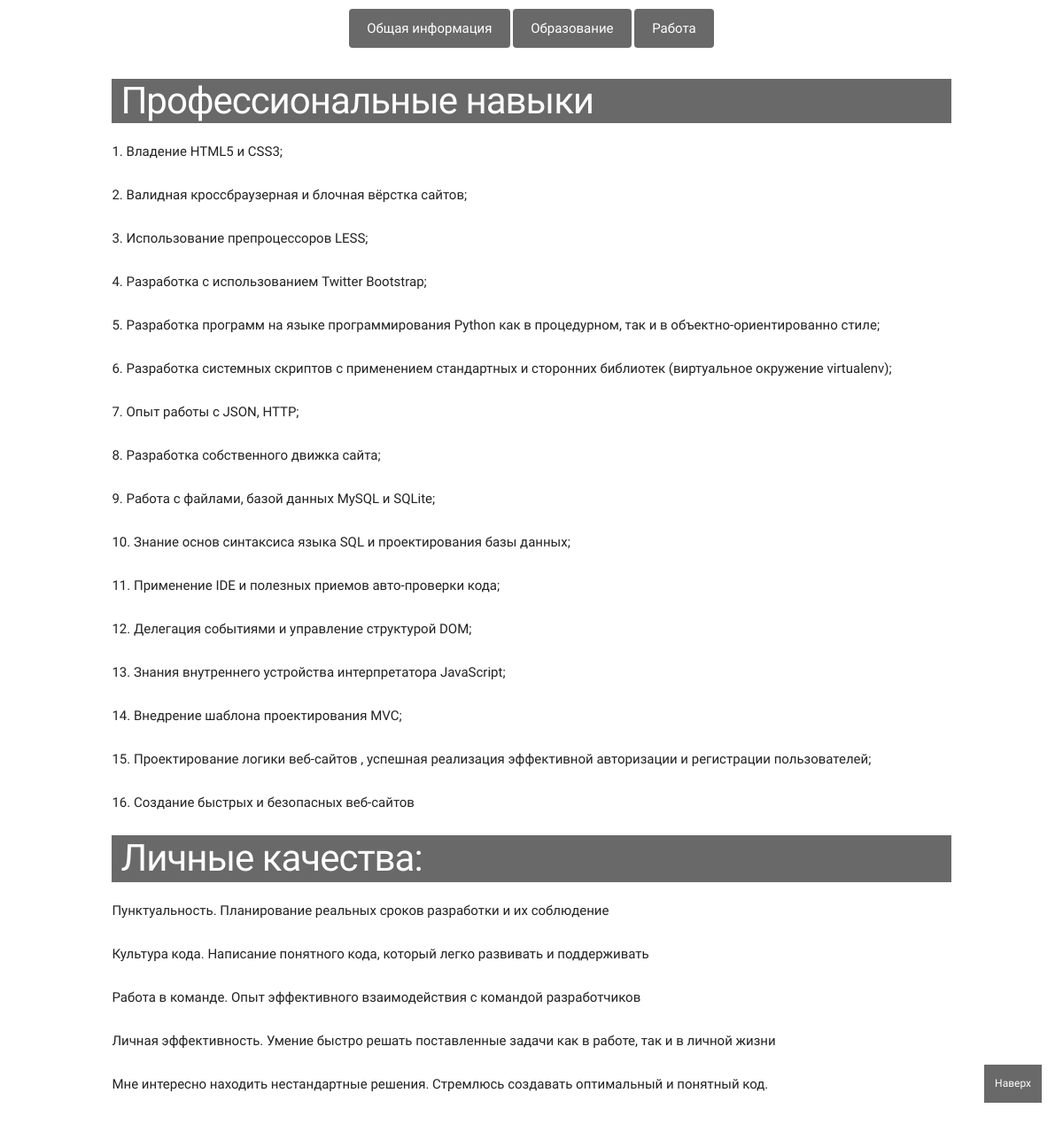
Page /work/ on the committed database.
### main_app/models.py (models this page shows, shortened)
class Skills(models.Model):
    group = models.CharField(verbose_name='Группа', max_length=32)
    categorized = models.CharField(verbose_name='Категория', max_length=32)

### main_app/views.py (the view)
# urls.py: url(r'^work/$', work, name='work')
def work(request):
    records = Skills.objects.all()
    context = dict(records=records)
    return render(request, 'work.html', context)

### templates/work.html (shortened to what this page needs)
{% extends 'main.html' %}
{% load staticfiles %}
{% block content %}
    <div class="container">
        <h1 class="title">Профессиональные навыки</h1>
        {% for record in records %}
            <p>{{ record.id }}. {{ record.group }}</p>
        {% endfor %}
    </div>
    <div class="container">
    <h2 class="title"> Личные качества:</h2>
    <p class="plus">Пунктуальность. Планирование реальных сроков разработки и их соблюдение</p>
    <p class="plus">Культура кода. Написание понятного кода, который легко развивать и поддерживать</p>
    <p class="plus">Работа в команде. Опыт эффективного взаимодействия с командой разработчиков</p>
    <p class="plus">Личная эффективность. Умение быстро решать поставленные задачи как в работе, так и в личной
        жизни</p>
    <p class="plus">Мне интересно находить нестандартные решения. Стремлюсь создавать оптимальный и понятный код.
    </p>
{% endblock %}

### static/css/skeleton.css (style rules this page uses)
.container { position: relative; width: 100%; max-width: 960px; margin: 0 auto; padding: 0 20px; box-sizing: border-box; }
@media (min-width: 400px) { .container { width: 85%; padding: 0; } }
@media (min-width: 550px) { .container { width: 80%; } }
html { font-size: 62.5%; }
body { font-size: 1.5em; line-height: 1.6; font-weight: 400; font-family: 'Cuprum', sans-serif; color: #222; }
h1, h2, h3, h4, h5, h6 { margin-top: 0; margin-bottom: 2rem; font-weight: 300; }
h1 { font-size: 4.0rem; line-height: 1.2; letter-spacing: -.1rem; }
h2 { font-size: 3.6rem; line-height: 1.25; letter-spacing: -.1rem; }
@media (min-width: 550px) { h1 { font-size: 5.0rem; } }
@media (min-width: 550px) { h2 { font-size: 4.2rem; } }
p { margin-top: 0; }
pre, blockquote, dl, figure, table, p, ul, ol, form { margin-bottom: 2.5rem; }
.container:after, .row:after, .u-cf { content: ""; display: table; clear: both; }

### static/css/mystyle.css (style rules this page uses)
.title { padding-left: 10px; font-size: 2.8em; background: dimgrey; color: white; }

### rows in the picture
Skills: id "1", group "Владение HTML5 и CSS3;"
Skills: id "2", group "Валидная кроссбраузерная и блочная вёрстка сайтов;"
Skills: id "3", group "Использование препроцессоров LESS;"
Skills: id "4", group "Разработка с использованием Twitter Bootstrap;"
Skills: id "5", group "Разработка программ на языке программирования Python как в процедурном, так и в объектно-ориентированно стиле;"
Skills: id "6", group "Разработка системных скриптов с применением стандартных и сторонних библиотек (виртуальное окружение virtualenv);"
Skills: id "7", group "Опыт работы с JSON, HTTP;"
Skills: id "8", group "Разработка собственного движка сайта;"
Skills: id "9", group "Работа с файлами, базой данных MySQL и SQLite;"
Skills: id "10", group "Знание основ синтаксиса языка SQL и проектирования базы данных;"
Skills: id "11", group "Применение IDE и полезных приемов авто-проверки кода;"
Skills: id "12", group "Делегация событиями и управление структурой DOM;"
Skills: id "13", group "Знания внутреннего устройства интерпретатора JavaScript;"
Skills: id "14", group "Внедрение шаблона проектирования MVC;"
Skills: id "15", group "Проектирование логики веб-сайтов , успешная реализация эффективной авторизации и регистрации пользователей;"
Skills: id "16", group "Создание быстрых и безопасных веб-сайтов"
